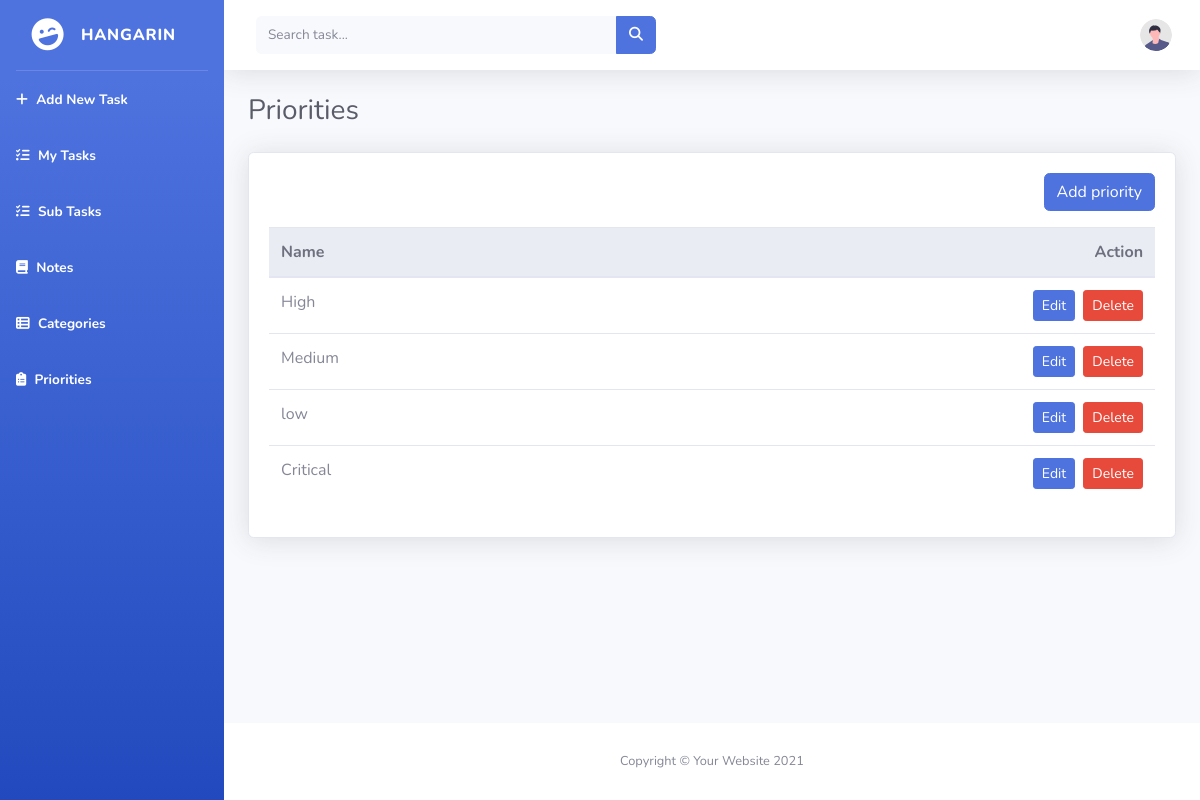
/priorities_list/, run on the app's committed database.
### tasks/models.py (models this page shows, shortened)
class Priority(models.Model):
    name = models.CharField(max_length=100)
    class Meta:
        verbose_name = "Priority"
        verbose_name_plural = "Priorities"

### tasks/views.py (the view)
# urls.py: path('priorities_list/', PrioritiesListView.as_view(), name='priorities-list'),
class PrioritiesListView(ListView):
    model = Priority
    template_name = 'priorities_list.html'
    context_object_name = 'priorities'

### templates/priorities_list.html
{% extends 'base.html' %}
{% load static %}
{% block content %}
<div class="container-fluid">
    <div class="d-sm-flex align-items-center justify-content-between mb-4">
        <h1 class="h3 mb-0 text-gray-800">Priorities</h1>
    </div>
    <div class="card shadow mb-4">
        <div class="card-body">
            <div class="d-flex justify-content-end mb-3">
                <a href="{% url 'priorities-add' %}" class="btn btn-primary">Add priority</a>
            </div>
            <div class="table-responsive">
                <table class="table table-hover" id="dataTable" width="100%" cellspacing="0">
                    <thead class="thead-light">
                        <tr>
                            <th>Name</th>
                            <th class="text-right">Action</th>
                        </tr>
                    </thead>
                    <tbody>
                        {% for object in object_list %}
                        <tr>
                            <td>{{ object.name }}</td>
                            <td class="text-right">
                                <a href="/priorities_list/{{ object.pk }}" class="btn btn-primary btn-sm mr-1">Edit</a>
                                <a href="/priorities_list/{{ object.pk }}/delete" class="btn btn-danger btn-sm">Delete</a>
                            </td>
                        </tr>
                        {% endfor %}
                    </tbody>
                </table>
            </div>
        </div>
    </div>
</div>
{% endblock %}

### data on the page
Priority: name "High"
Priority: name "Medium"
Priority: name "low"
Priority: name "Critical"
